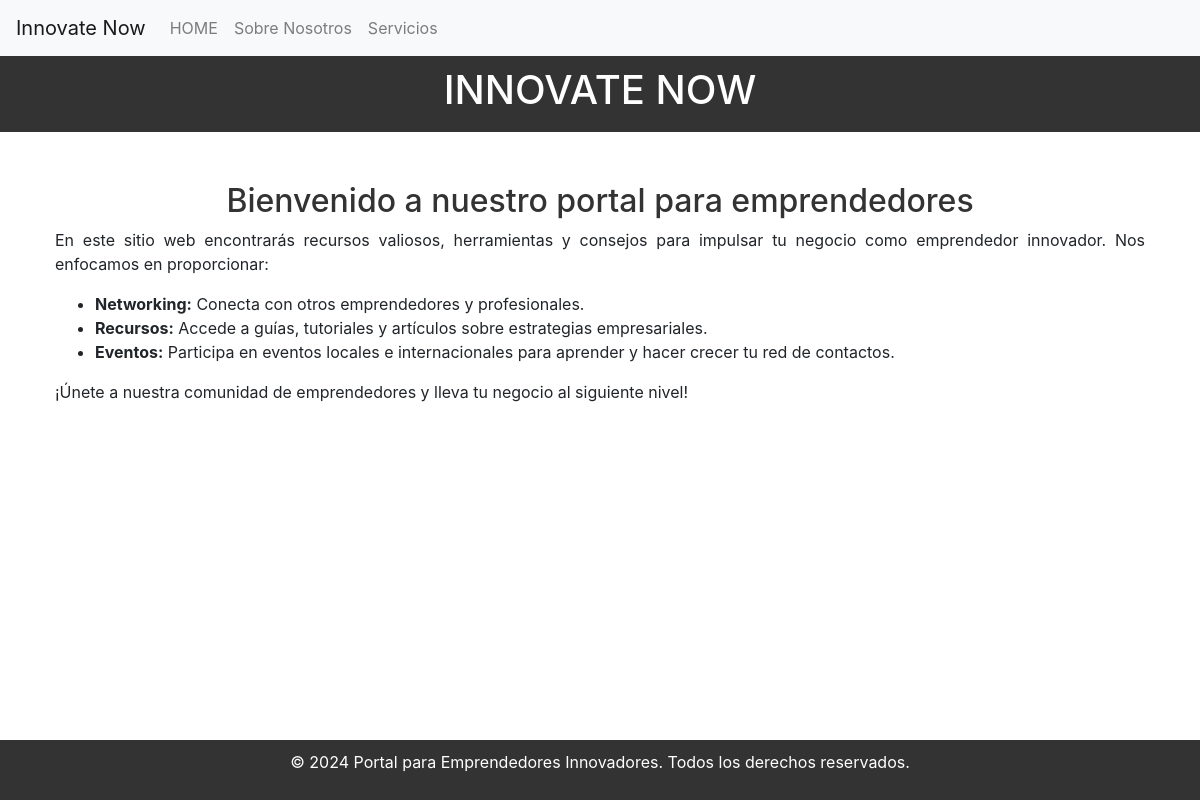
The page / on the database its author committed.
### center/models.py (models this page shows, shortened)
class NavbarItem(models.Model):
    nombre = models.CharField(max_length=100)
    url = models.CharField(max_length=100)

### center/views.py (the view)
# urls.py: path('', views.index, name="index"),
def index(request):
    navbar_items = NavbarItem.objects.all()
    return render (request, 'center/index.html', {'navbar_items': navbar_items})

### center/templates/center/index.html (shortened to what this page needs)
<!DOCTYPE html>
<html lang="es">
<head>
    <link rel="stylesheet" href="https://cdn.jsdelivr.net/npm/bootstrap@4.6.2/dist/css/bootstrap.min.css">
</head>
<body>
    <nav class="navbar navbar-expand-lg navbar-light bg-light">
        <a class="navbar-brand" href="#">Innovate Now</a>
        <div class="collapse navbar-collapse" id="navbarNav">
            <ul class="navbar-nav">
                {% for item in navbar_items %}
                <li class="nav-item">
                    <a class="nav-link" href="{{ item.url }}">{{ item.nombre }}</a>
                </li>
                {% endfor %}
            </ul>
        </div>
    </nav>
    <header>
        <h1>INNOVATE NOW</h1>
    </header>
    <div class="container">
        <section class="main-content">
            <h2>Bienvenido a nuestro portal para emprendedores</h2>
            <p>En este sitio web encontrarás recursos valiosos, herramientas y consejos para impulsar tu negocio como emprendedor innovador. Nos enfocamos en proporcionar:</p>
            <ul>
                <li><strong>Networking:</strong> Conecta con otros emprendedores y profesionales.</li>
                <li><strong>Recursos:</strong> Accede a guías, tutoriales y artículos sobre estrategias empresariales.</li>
                <li><strong>Eventos:</strong> Participa en eventos locales e internacionales para aprender y hacer crecer tu red de contactos.</li>
            </ul>
            <p>¡Únete a nuestra comunidad de emprendedores y lleva tu negocio al siguiente nivel!</p>
        </section>
    </div>
    <footer>
        <p>&copy; 2024 Portal para Emprendedores Innovadores. Todos los derechos reservados.</p>
    </footer>
</body>
</html>

### center/templates/center/index.html (style rules this page uses)
body { font-family: Arial, sans-serif; line-height: 1.6; margin: 0; padding: 0; background-color: #f4f4f4; }
header { background-color: #333; color: #fff; padding: 10px 0; text-align: center; }
.container { width: 80%; margin: auto; overflow: hidden; padding: 20px; }
.main-content { background-color: #fff; padding: 10px; margin-top: 20px; border-radius: 5px; }
.main-content h2 { color: #333; text-align: center; }
.main-content p { text-align: justify; }
footer { text-align: center; padding: 10px; position: fixed; bottom: 0; width: 100%; background-color: #333; color: #fff; }

### rows shown on the page
NavbarItem: nombre "HOME"
NavbarItem: nombre "Sobre Nosotros"
NavbarItem: nombre "Servicios"
